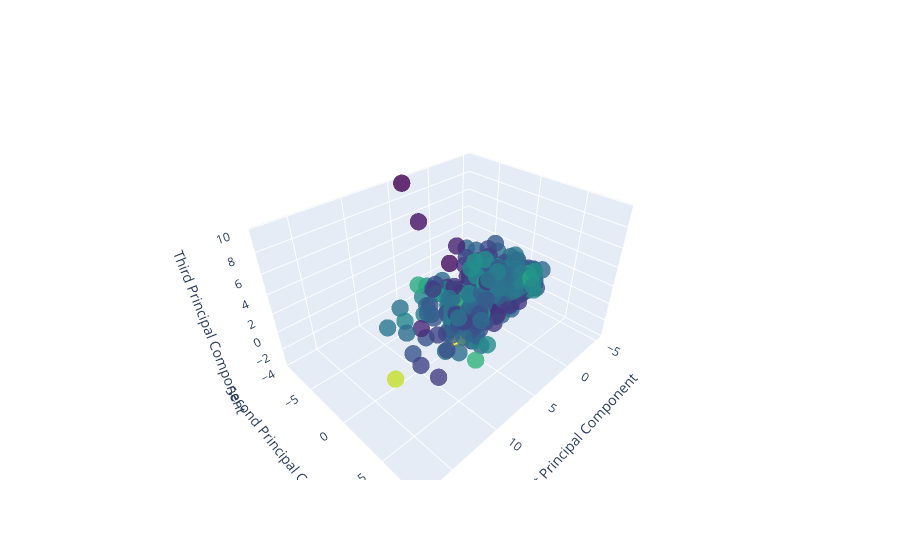

Here is the notebook cell this chart was saved with:
### Markdown cell above
*Principal component Analysis reduced the variables to 5*

### Code cell
#an interactive plot created
#displys all 5 principal components
fig = go.Figure(data=[go.Scatter3d(
    x=x_pca[:, 0],
    y=x_pca[:, 1],
    z=x_pca[:, 2],
    mode='markers',
    marker=dict(
        size=6,
        color=x_pca[:, 3],  # Use PCA 4 for color mapping
        colorscale='Viridis',
        opacity=0.8,
    )
)])
component_labels = ['PCA 1', 'PCA 2', 'PCA 3', 'PCA 4', 'PCA 5']
hover_text = [f'{label}: {val:.2f}' for label, val in zip(component_labels, x_pca[:, 3])]
fig.update_traces(text=hover_text, hoverinfo='text')

#Set axis labels 
fig.update_layout(scene=dict(
    xaxis_title='First Principal Component',
    yaxis_title='Second Principal Component',
    zaxis_title='Third Principal Component'
))
fig.show()

### Figure 1 — Plotly figure (JSON) as saved in the notebook; plotly's stock layout.template omitted (floating-point values rounded to 4 significant figures; data arrays with more than 128 entries replaced by an {"elided": "..."} marker saying what was removed)
{"data": [{"hoverinfo": "text", "marker": {"color": {"elided": "569 float values"}, "colorscale": [[0, "#440154"], [0.1111, "#482878"], [0.2222, "#3e4989"], [0.3333, "#31688e"], [0.4444, "#26828e"], [0.5556, "#1f9e89"], [0.6667, "#35b779"], [0.7778, "#6ece58"], [0.8889, "#b5de2b"], [1, "#fde725"]], "opacity": 0.8, "size": 6}, "mode": "markers", "text": ["PCA 1: 0.86", "PCA 2: -1.37", "PCA 3: -0.51", "PCA 4: 1.58", "PCA 5: -1.14"], "type": "scatter3d", "x": {"elided": "569 float values"}, "y": {"elided": "569 float values"}, "z": {"elided": "569 float values"}}], "layout": {"scene": {"xaxis": {"title": {"text": "First Principal Component"}}, "yaxis": {"title": {"text": "Second Principal Component"}}, "zaxis": {"title": {"text": "Third Principal Component"}}}}}
